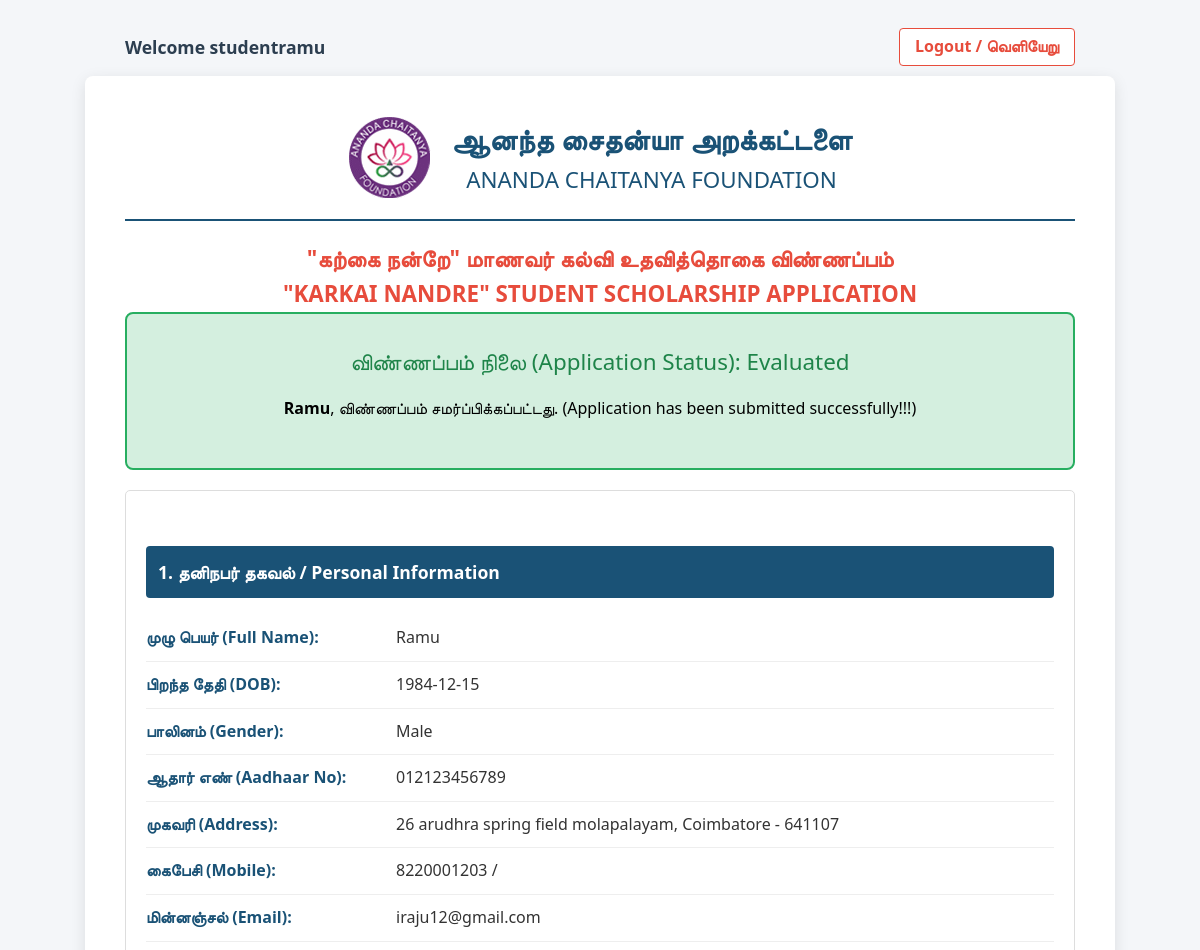
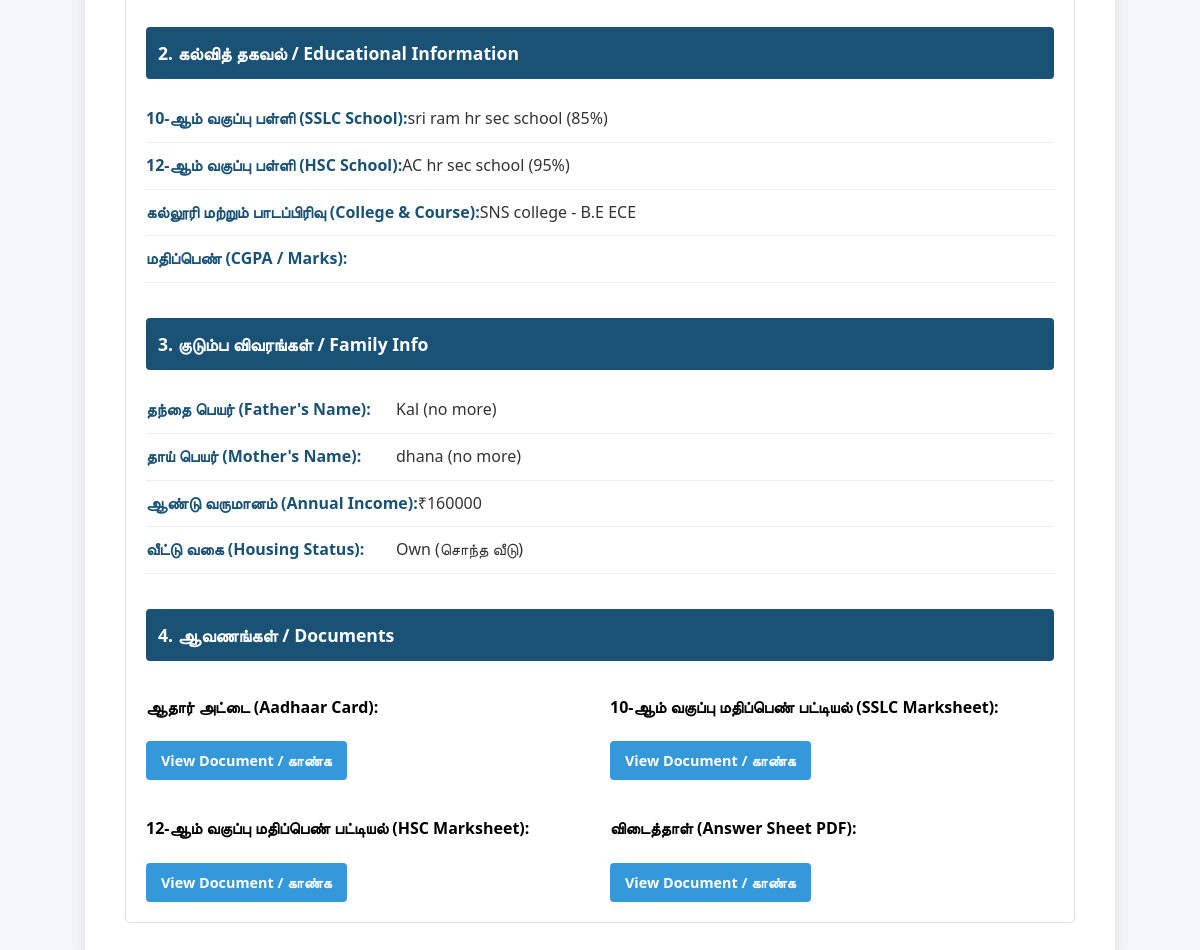
The page /dash_student (signed in) on the database its author committed (2 pictures, top to bottom).
### tables this page shows
CREATE TABLE applications (
        id INTEGER PRIMARY KEY AUTOINCREMENT,
        student_id INTEGER UNIQUE,
        full_name TEXT, dob TEXT, gender TEXT, 
        mobile_primary TEXT, mobile_secondary TEXT, email TEXT,
        address TEXT, district TEXT, pincode TEXT, aadhaar_number TEXT,
        aadhaar_card_file TEXT, sslc_marksheet_file TEXT, 
        hsc_marksheet_file TEXT, semester_marksheet_file TEXT,
        sslc_school TEXT, sslc_marks TEXT, sslc_percent TEXT,
        hsc_school TEXT, hsc_marks TEXT, hsc_percent TEXT,
        current_college TEXT, current_course TEXT, cgpa TEXT, semester_marks TEXT,
        father_name TEXT, father_occupation TEXT, mother_name TEXT, mother_occupation TEXT,
        dependents TEXT, annual_income TEXT, other_scholarship TEXT, 
        scholarship_details TEXT, housing_type TEXT, talents TEXT,
        ref1_name TEXT, ref1_contact TEXT, ref1_relation TEXT,
        ref2_name TEXT, ref2_contact TEXT, ref2_relation TEXT,
        written_test_pdf TEXT,
        status TEXT DEFAULT 'Submitted',
        coordinator_remarks TEXT, evaluator_score INTEGER, evaluator_remarks TEXT,
        submission_date TIMESTAMP DEFAULT CURRENT_TIMESTAMP, assigned_to INTEGER, details_marks INTEGER, comm_marks INTEGER, econ_marks INTEGER, parent_marks INTEGER, own_remarks_marks INTEGER, acad_marks INTEGER, written_marks INTEGER, talent_marks INTEGER, evaluator_recommendation TEXT, evaluator_comments TEXT, interview_marks INTEGER, final_decision TEXT, final_comments TEXT, interview_doc TEXT,
        FOREIGN KEY(student_id) REFERENCES users(id));

### app.py (the view)
@app.route('/dash_student')
@login_required
def dash_student():
    conn = get_db()
    app_data = conn.execute("SELECT * FROM applications WHERE student_id = ?", (session['user_id'],)).fetchone()
    conn.close()
    return render_template('dash_student.html', application=app_data)

### app.py (called while the page is built)
def get_db():
    conn = sqlite3.connect(DB_NAME)
    conn.row_factory = sqlite3.Row
    return conn

def login_required(f):
    @wraps(f)
    def decorated_function(*args, **kwargs):
        if 'user_id' not in session:
            return redirect(url_for('login'))
        return f(*args, **kwargs)
    return decorated_function

### templates/dash_student.html (shortened to what this page needs)
<!DOCTYPE html>
<html lang="ta">
<head>
</head>
<body>
<div class="top-bar">
    <div class="welcome-msg">
        Welcome {{ session['username'] }}
    </div>
    <a href="/logout" class="logout-link">Logout / வெளியேறு</a>
</div>
<div class="container">
    <div class="header-flex">
        <img src="{{ url_for('static', filename='images/ACF_logo.png') }}" alt="ACF Logo" class="logo-img">
        <div class="title-group">
            <h1 style="text-align:center;">ஆனந்த சைதன்யா அறக்கட்டளை</h1>
            <h2 style="text-align:center;">ANANDA CHAITANYA FOUNDATION</h2>
        </div>
    </div>
    <h2 style="text-align:center; color:#e74c3c; font-weight: bold;"> "கற்கை நன்றே" மாணவர் கல்வி உதவித்தொகை விண்ணப்பம் </h2>
    <h2 style="text-align:center; color:#e74c3c; font-weight: bold;">"KARKAI NANDRE" STUDENT SCHOLARSHIP APPLICATION</h2>
    {% if application %}
        <div class="status-box">
            <h2 style="color:#1e8449;">விண்ணப்பம் நிலை (Application Status): {{ application['status'] }}</h2>
            <p><strong>{{ application['full_name'] }}</strong>, விண்ணப்பம் சமர்ப்பிக்கப்பட்டது. (Application has been submitted successfully!!!)</p>
        </div>
        <div class="detail-card">
            <h3>1. தனிநபர் தகவல் / Personal Information</h3>
            <div class="detail-row"><span class="detail-label">முழு பெயர் (Full Name):</span> <span class="detail-value">{{ application['full_name'] }}</span></div>
            <div class="detail-row"><span class="detail-label">பிறந்த தேதி (DOB):</span> <span class="detail-value">{{ application['dob'] }}</span></div>
            <div class="detail-row"><span class="detail-label">பாலினம் (Gender):</span> <span class="detail-value">{{ application['gender'] }}</span></div>
            <div class="detail-row"><span class="detail-label">ஆதார் எண் (Aadhaar No):</span> <span class="detail-value">{{ application['aadhaar_number'] }}</span></div>
            <div class="detail-row"><span class="detail-label">முகவரி (Address):</span> <span class="detail-value">{{ application['address'] }}, {{ application['district'] }} - {{ application['pincode'] }}</span></div>
            <div class="detail-row"><span class="detail-label">கைபேசி (Mobile):</span> <span class="detail-value">{{ application['mobile_primary'] }} / {{ application['mobile_secondary'] }}</span></div>
            <div class="detail-row"><span class="detail-label">மின்னஞ்சல் (Email):</span> <span class="detail-value">{{ application['email'] }}</span></div>
            <h3>2. கல்வித் தகவல் / Educational Information</h3>
            <div class="detail-row"><span class="detail-label">10-ஆம் வகுப்பு பள்ளி (SSLC School):</span> <span class="detail-value">{{ application['sslc_school'] }} ({{ application['sslc_percent'] }}%)</span></div>
            <div class="detail-row"><span class="detail-label">12-ஆம் வகுப்பு பள்ளி (HSC School):</span> <span class="detail-value">{{ application['hsc_school'] }} ({{ application['hsc_percent'] }}%)</span></div>
            <div class="detail-row"><span class="detail-label">கல்லூரி மற்றும் பாடப்பிரிவு (College & Course):</span> <span class="detail-value">{{ application['current_college'] }} - {{ application['current_course'] }}</span></div>
            <div class="detail-row"><span class="detail-label">மதிப்பெண் (CGPA / Marks):</span> <span class="detail-value">{{ application['cgpa'] }}</span></div>
            <h3>3. குடும்ப விவரங்கள் / Family Info</h3>
            <div class="detail-row"><span class="detail-label">தந்தை பெயர் (Father's Name):</span> <span class="detail-value">{{ application['father_name'] }} ({{ application['father_occupation'] }})</span></div>
            <div class="detail-row"><span class="detail-label">தாய் பெயர் (Mother's Name):</span> <span class="detail-value">{{ application['mother_name'] }} ({{ application['mother_occupation'] }})</span></div>
            <div class="detail-row"><span class="detail-label">ஆண்டு வருமானம் (Annual Income):</span> <span class="detail-value">₹{{ application['annual_income'] }}</span></div>
            <div class="detail-row"><span class="detail-label">வீட்டு வகை (Housing Status):</span> <span class="detail-value">{{ application['housing_type'] }}</span></div>
            <h3>4. ஆவணங்கள் / Documents</h3>
            <div class="grid">
                <div>
                    <p><strong>ஆதார் அட்டை (Aadhaar Card):</strong></p>
                    <a href="{{ url_for('download', filename=application['aadhaar_card_file']) }}" class="file-link" target="_blank">View Document / காண்க</a>
                </div>
                <div>
                    <p><strong>10-ஆம் வகுப்பு மதிப்பெண் பட்டியல் (SSLC Marksheet):</strong></p>
                    <a href="{{ url_for('download', filename=application['sslc_marksheet_file']) }}" class="file-link" target="_blank">View Document / காண்க</a>
                </div>
                <div>
                    <p><strong>12-ஆம் வகுப்பு மதிப்பெண் பட்டியல் (HSC Marksheet):</strong></p>
                    <a href="{{ url_for('download', filename=application['hsc_marksheet_file']) }}" class="file-link" target="_blank">View Document / காண்க</a>
                </div>
                <div>
                    <p><strong>விடைத்தாள் (Answer Sheet PDF):</strong></p>
                    <a href="{{ url_for('download', filename=application['written_test_pdf']) }}" class="file-link" target="_blank">View Document / காண்க</a>
                </div>
            </div>
        </div>
    {% endif %}
</div>
</body>
</html>

### templates/dash_student.html (style rules this page uses)
body { font-family: 'Segoe UI', Arial, sans-serif; padding: 20px; background-color: #f4f6f9; line-height: 1.6; }
.container { max-width: 950px; margin: 0 auto; background: white; padding: 40px; border-radius: 8px; box-shadow: 0 4px 15px rgba(0,0,0,0.1); }
.top-bar { display: flex; justify-content: space-between; align-items: center; max-width: 950px; margin: 0 auto 10px auto; padding: 0 10px; }
.welcome-msg { font-weight: 600; color: #2c3e50; font-size: 1.1em; }
.logout-link { color: #e74c3c; text-decoration: none; font-weight: bold; background: #fff; padding: 5px 15px; border-radius: 4px; border: 1px solid #e74c3c; transition: all 0.3s; }
.header-flex { display: flex; align-items: center; justify-content: center; gap: 20px; margin-bottom: 20px; border-bottom: 2px solid #1a5276; padding-bottom: 20px; }
.logo-img { max-height: 100px; width: auto; }
.title-group { text-align: left; }
h1, h2 { margin: 0; color: #1a5276; }
h1 { font-size: 1.8em; }
h2 { font-size: 1.4em; font-weight: normal; }
h3 { background-color: #1a5276; color: white; padding: 12px; margin-top: 35px; border-radius: 4px; font-size: 1.1em; }
.grid { display: grid; grid-template-columns: 1fr 1fr; gap: 20px; }
.status-box { background: #d4efdf; padding: 30px; border-radius: 8px; text-align: center; border: 2px solid #27ae60; margin-bottom: 20px; }
.detail-card { background: #fff; border: 1px solid #ddd; padding: 20px; border-radius: 5px; margin-top: 10px; }
.detail-row { display: flex; justify-content: space-between; padding: 10px 0; border-bottom: 1px solid #eee; }
.detail-label { font-weight: bold; color: #1a5276; min-width: 250px; }
.detail-value { color: #333; flex-grow: 1; text-align: left; }
.file-link { display: inline-block; background: #3498db; color: white; padding: 8px 15px; text-decoration: none; border-radius: 4px; font-weight: bold; font-size: 0.9em; margin-top: 5px; }

### rows shown on the page
applications: status "Evaluated", full_name "Ramu", dob "1984-12-15", gender "Male", aadhaar_number "012123456789", address "26 arudhra spring field molapalayam", district "Coimbatore", pincode "641107", mobile_primary "8220001203", email "iraju12@gmail.com", sslc_school "sri ram hr sec school", sslc_percent "85", hsc_school "AC hr sec school", hsc_percent "95", current_college "SNS college", current_course "B.E ECE", father_name "Kal", father_occupation "no more", mother_name "dhana", mother_occupation "no more", annual_income "160000", housing_type "Own (சொந்த வீடு)"

### other values the page prints
{{ session['username'] }} "studentramu"
